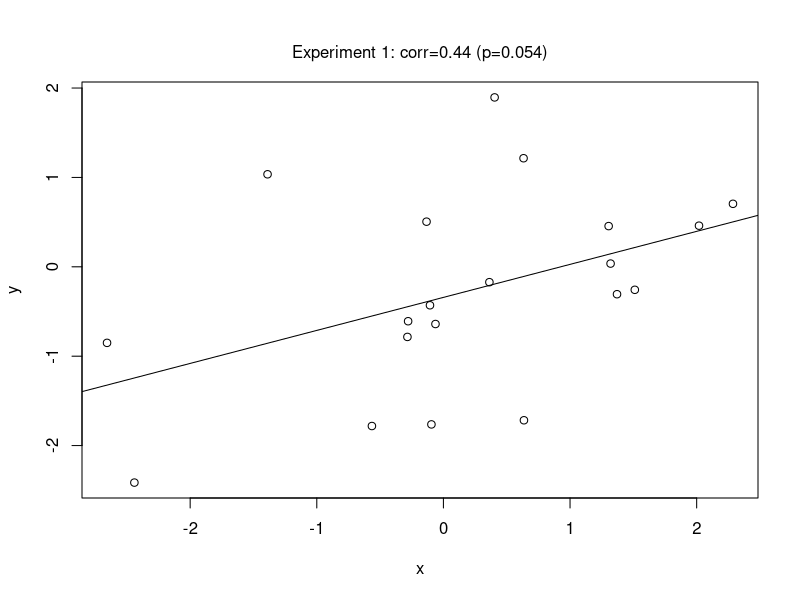
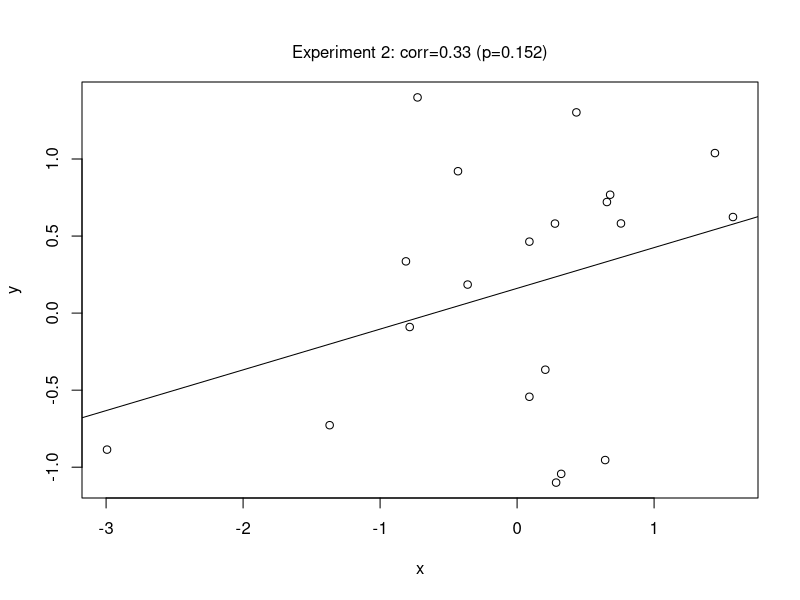
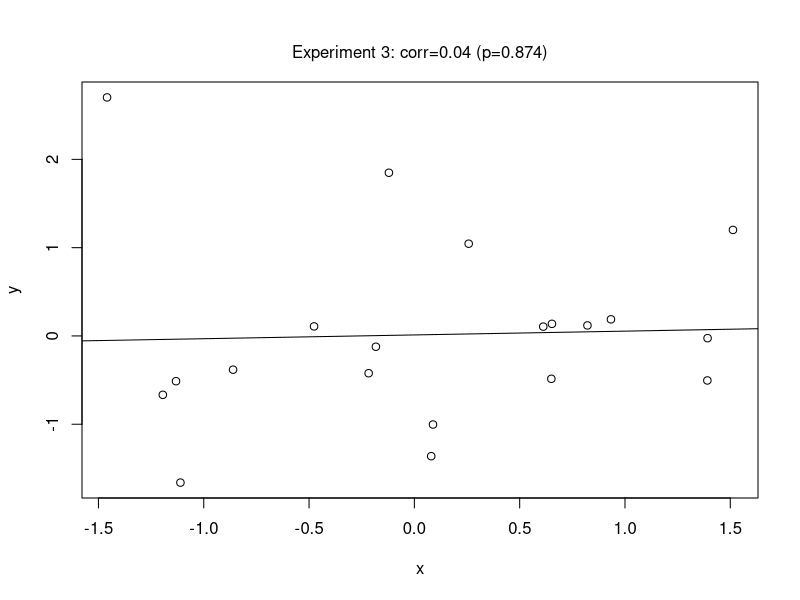
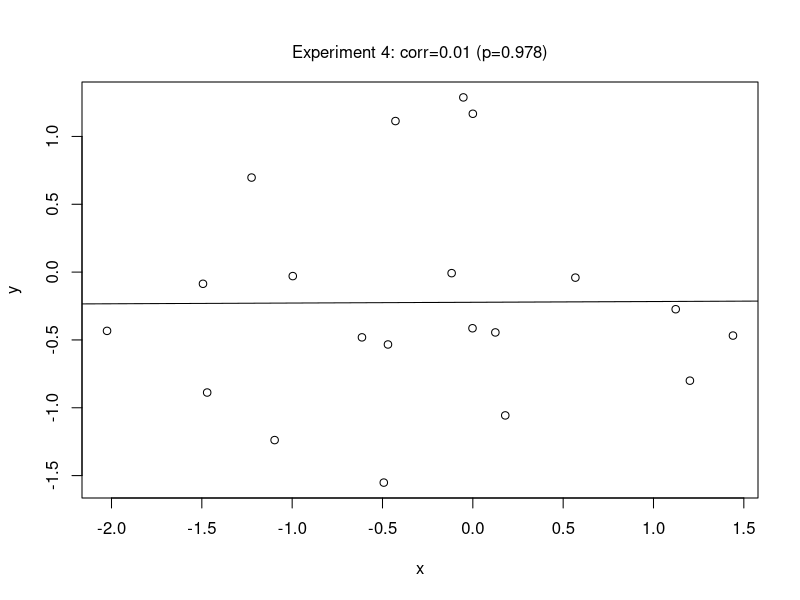
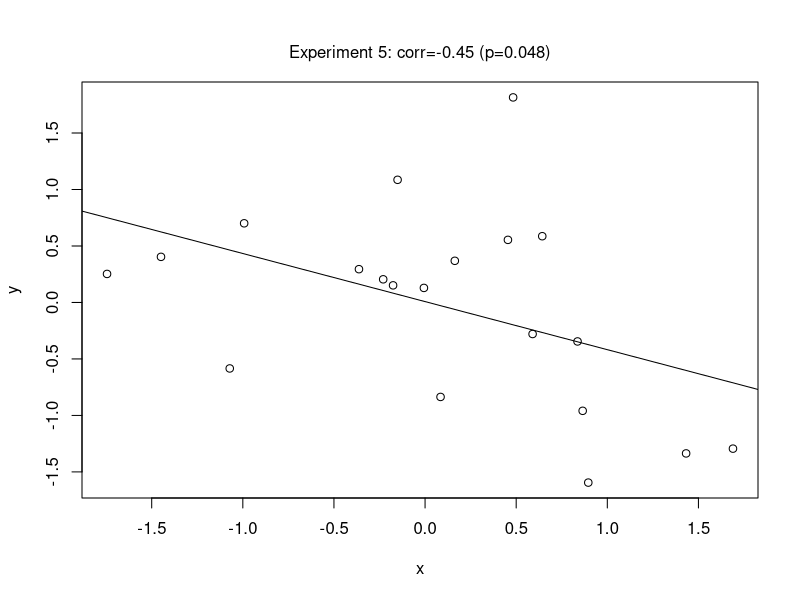
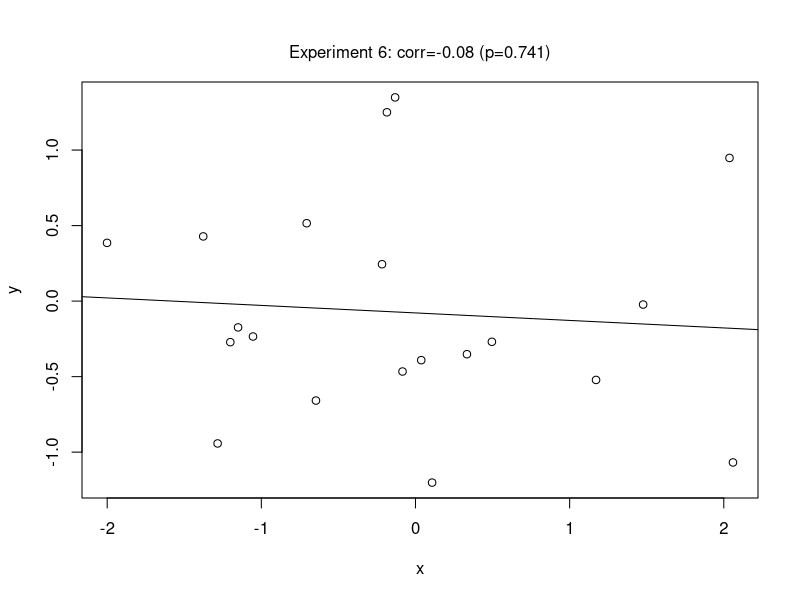
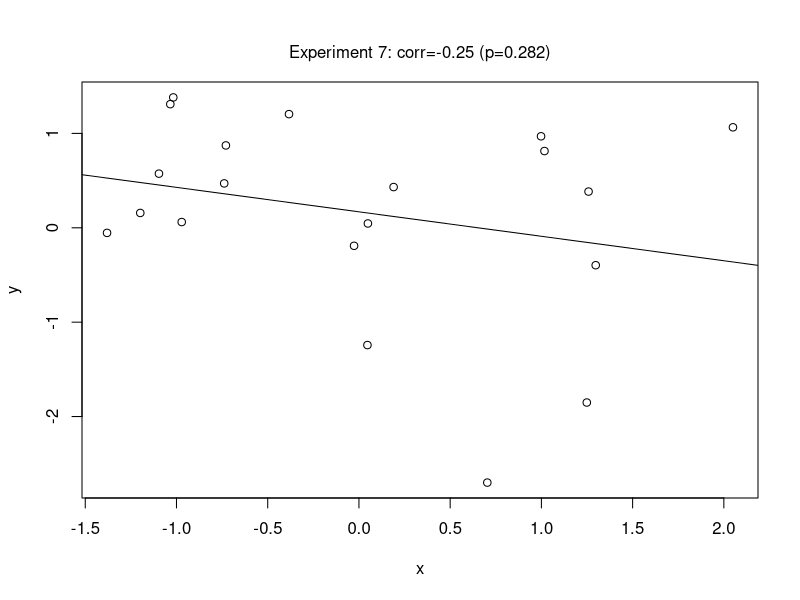
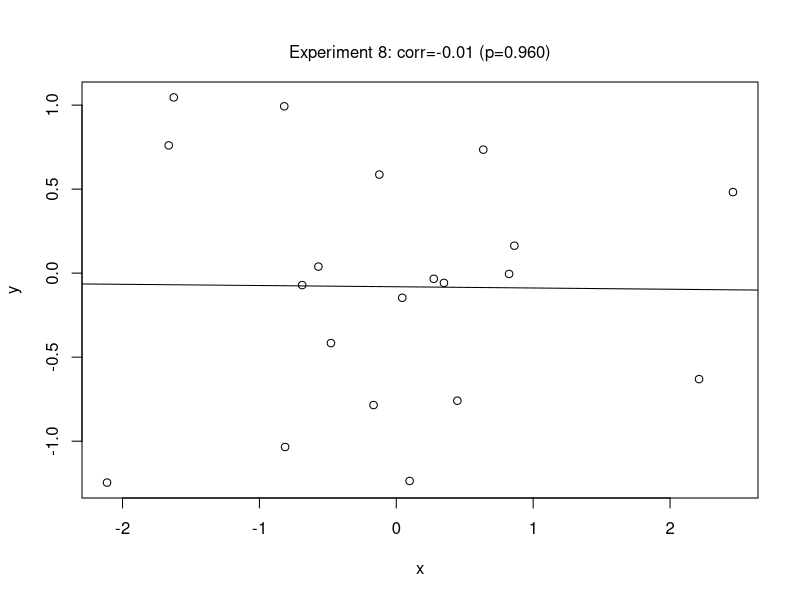

The R script that drew these images, in order:
# Generate random uncorrelated data
set.seed(42)

n = 20
n_experiment = 1
x <- rnorm(n)
y <- rnorm(n)

result <- cor.test(x,y)
plot(x,y)
abline(lm(y~x))
mtext(sprintf("Experiment %d: corr=%.2f (p=%.3f)",n_experiment,result$estimate,result$p.value),side=3,line=1)

# Repeat the experiment several times
n_experiment <- n_experiment+1

for (i in 1:10) {
  x <- rnorm(n)
  y <- rnorm(n)
  result <- cor.test(x,y)
  plot(x,y)
  abline(lm(y~x))
  mtext(sprintf("Experiment %d: corr=%.2f (p=%.3f)",n_experiment,result$estimate,result$p.value),side=3,line=1)
  n_experiment <- n_experiment+1
}

# How do p-values look like when experiments are repeated?
n_experiments = 1000
p = vector()
for (i in 1:n_experiments) {
  x <- rnorm(n)
  y <- rnorm(n)
  result <- cor.test(x,y)
  p[i] = result$p.value
}
plot(p,pch=20,col=ifelse(p<0.05,"red","black"))
abline(0.05,0,lty=2)

# How many p-values are significant?
hist(p,breaks=20,col=c("red",rep("blue",19)))
mtext(sprintf("%d (%.1f%%) p-values are <0.05",sum(p<0.05),sum(p<0.05)/n_experiments*100),side=3)

# What is there is a true correlation in the data?
x <- rnorm(n)
y <- 0.5*x+rnorm(n)
result <- cor.test(x,y)
plot(x,y)
abline(lm(y~x))
mtext(sprintf("corr=%.2f (p=%.3f)",result$estimate,result$p.value),side=3,line=1)

# How do p-values look like when experiments are repeated?
p = vector()
for (i in 1:n_experiments) {
  x <- rnorm(n)
  y <- 0.5*x+rnorm(n)
  result <- cor.test(x,y)
  p[i] = result$p.value
}
plot(p,pch=20,col=ifelse(p<0.05,"red","black"))
abline(0.05,0,lty=2)

# How many p-values are significant?
hist(p,breaks=20,col=c("red",rep("blue",19)))
mtext(sprintf("%d (%.1f%%) p-values are <0.05",sum(p<0.05),sum(p<0.05)/n_experiments*100),side=3)

# This study is underpowered! (only 50% chance of detecting the effect)